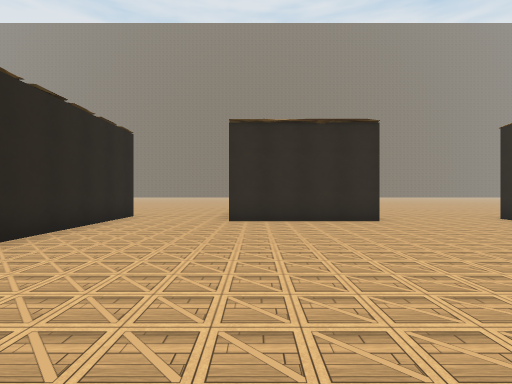
View 1 (above)

23 first-person views from a walk through a Unity game level. The camera is 1.5 m above the floor, looks level and sees 85° across. The floor is counted in squares, 2 m on a side. Each view is taken from the middle of a square. On the plan, view 1 faces up. The plan holds only what a view shows up to about 10 squares ahead; the rest is blank. The place goes on beyond the plan. The player character is not drawn. Some surface patterns are stand-ins.

View 2
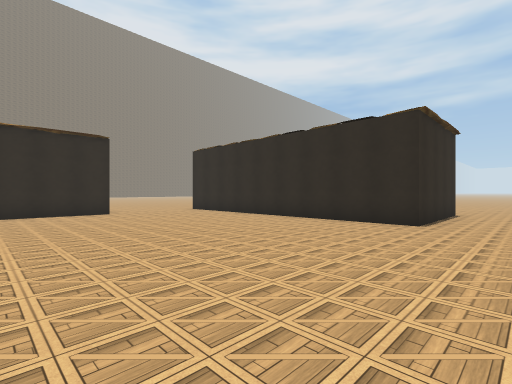

View 3
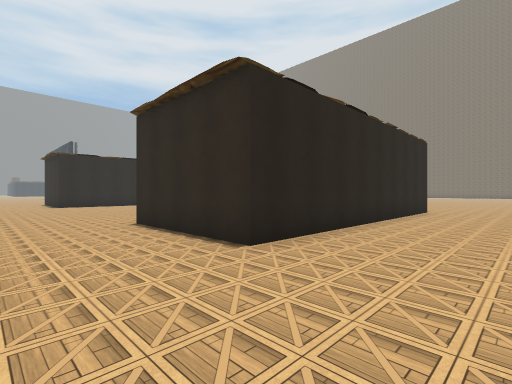

View 4
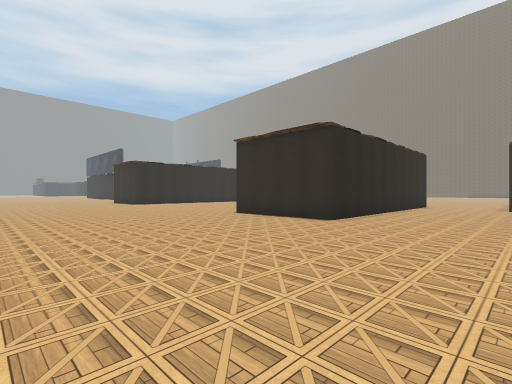

View 5
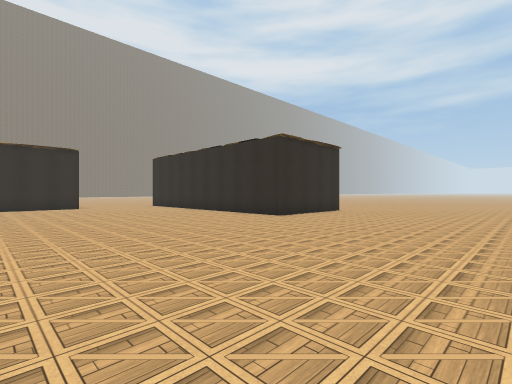

View 6
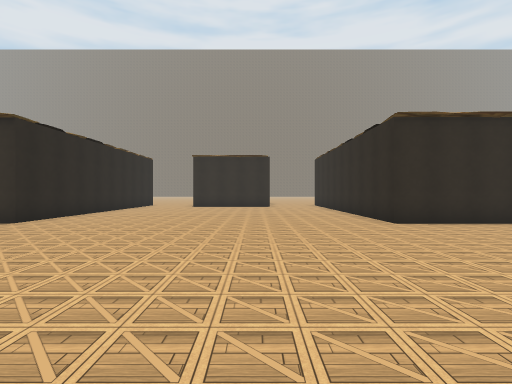

View 7
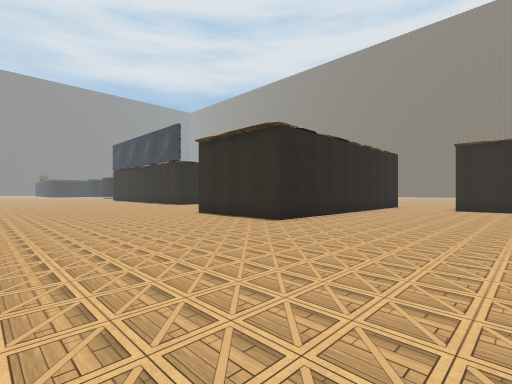

View 8
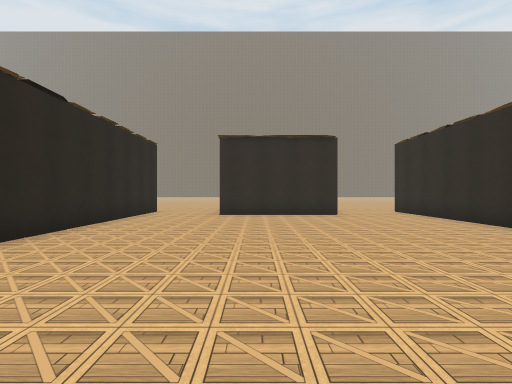

View 9
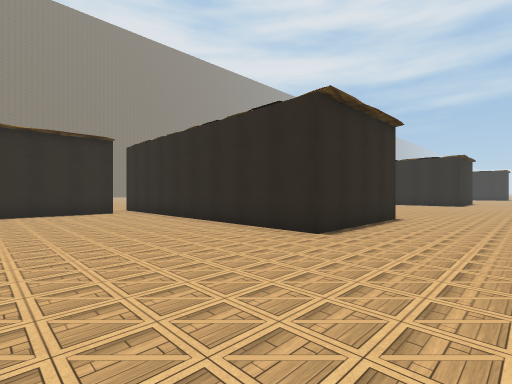

View 10
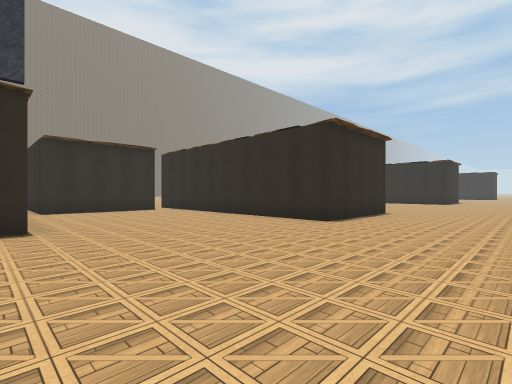

View 11
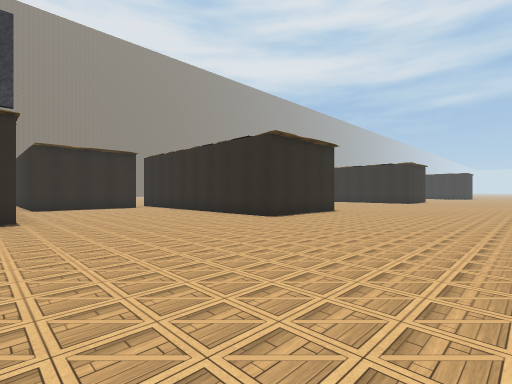

View 12
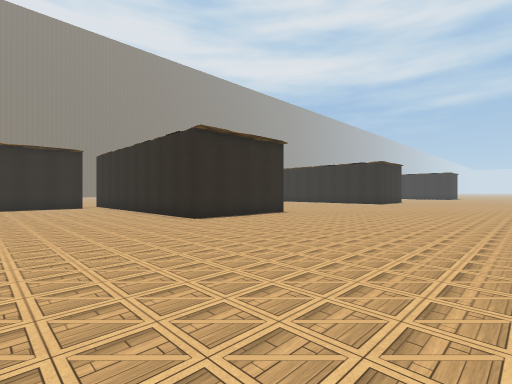

View 13
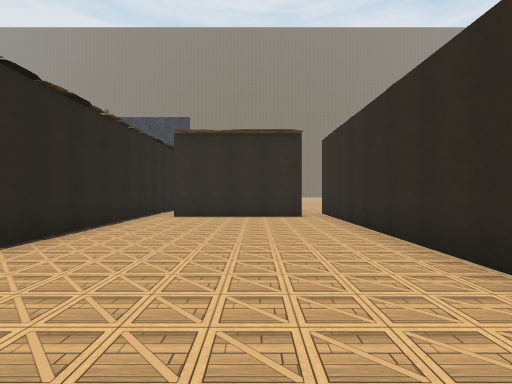

View 14
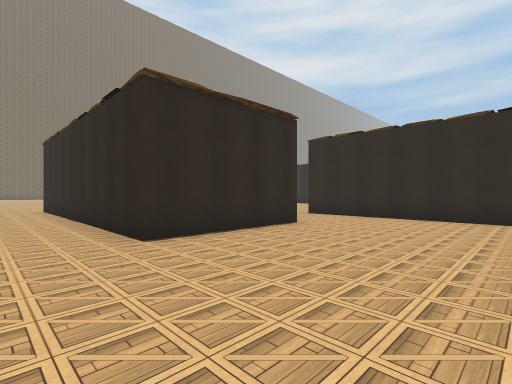

View 15
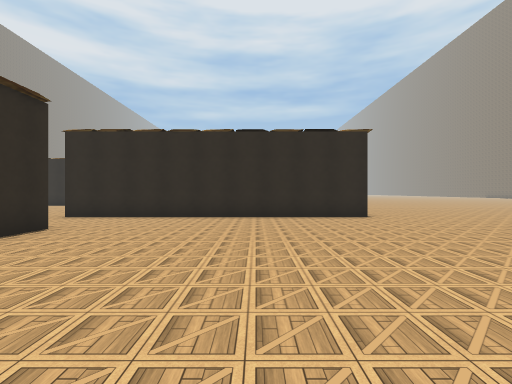

View 16
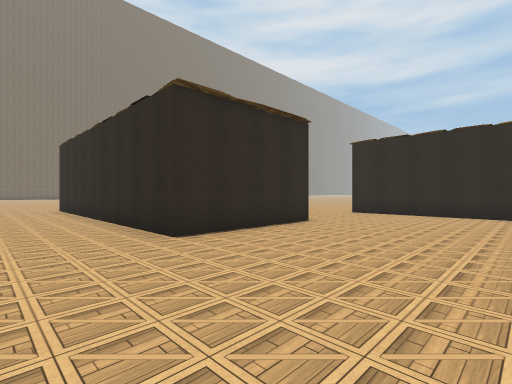

View 17
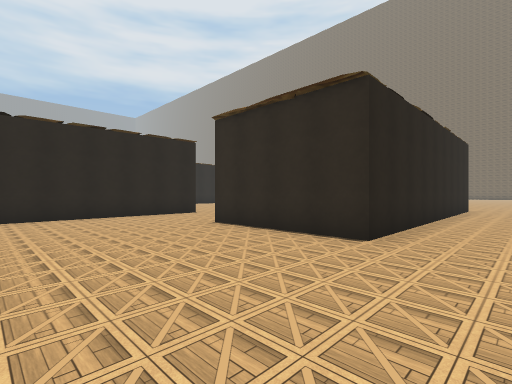

View 18
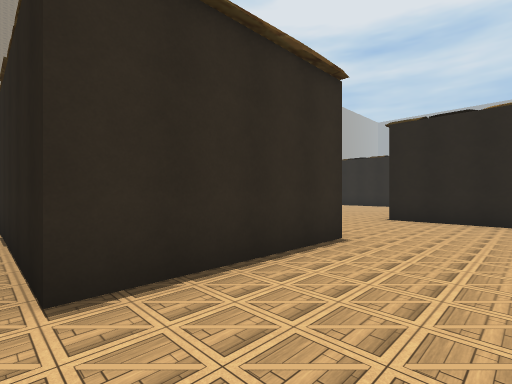

View 19
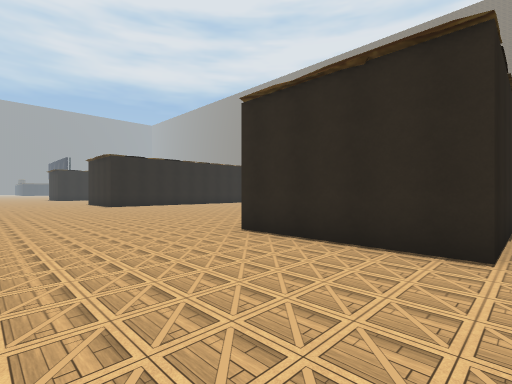

View 20
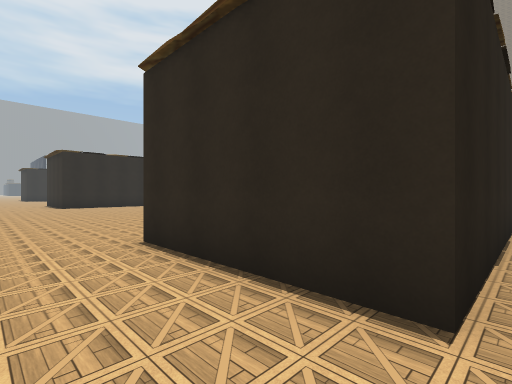

View 21
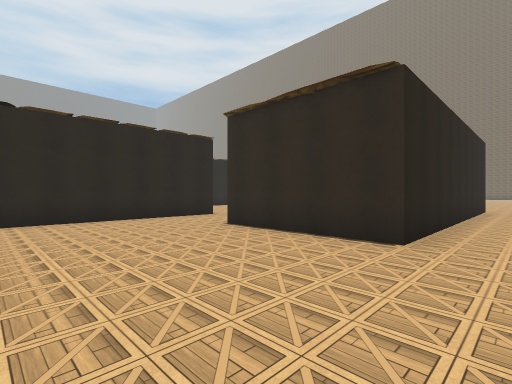

View 22
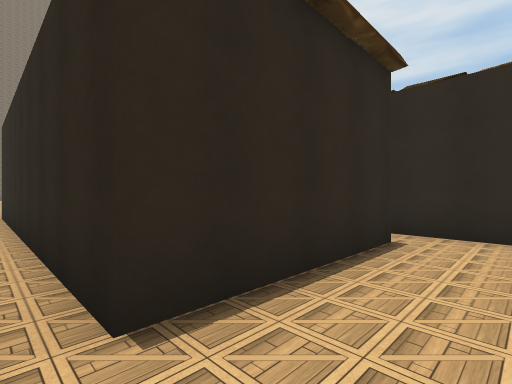

View 23
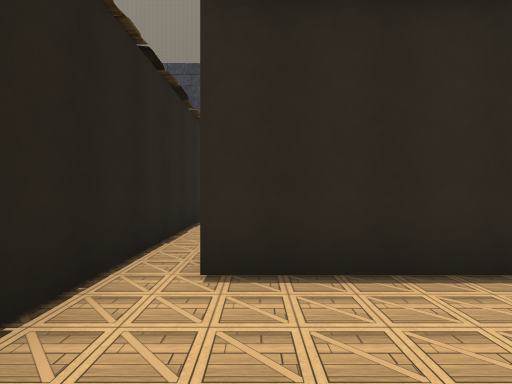

### Floor plan
Points are (right, up) in squares from view 1. A wall is a line through its corners. A room is listed if a view was taken in it or the views show most of it. See-through windows are left out.
Room 1 (views 1, 2, 3, 4, 5, 6, 7, 8, 9, 10, 11, 12, 13, 14, 15, 16, 17, 19, 20, 21, 22, 23)
walls: (-10.3, 9.4) (-10.3, 7.2) (-14.2, 7.2) (-14.2, 8.4); (-3.8, 8.8) (-3.8, -0.3) (-7.7, -0.3) (-7.7, 8.8); (-16.8, 8.8) (-16.8, -0.3) (-20.7, -0.3) (-20.7, 8.8); (-21.5, 7.5) (-25.5, 7.5) (-25.5, 13.4); (3.2, 9.4) (3.2, 7.2) (-0.7, 7.2) (-0.7, 9.4); (-26.4, 12) (-26.4, 2.6); (10.7, 7.8) (10.7, -1.2) (6.8, -1.2) (6.8, 7.8)
ways out: opening at (-26, 13) to room 2; opening at (-21, 8) to room 2; opening at (-15.5, 7.5) to room 2; opening at (-9, 8.7) to room 2; opening at (-2, 8.7) to room 2; opening at (5, 8.7) to room 2; opening at (11, 8) to room 2
Room 2 (view 18)
walls: (-10.3, 15.6) (-10.3, 9.4); (-0.7, 9.4) (-0.7, 14.8); (3.2, 15.4) (3.2, 9.4); (-14.2, 8.4) (-14.2, 15.2); (6.8, 7.8) (10.7, 7.8); (-25.5, 13.4) (-25.5, 16.4)
ways out: opening at (-26, 13) to room 1; opening at (-21, 8) to room 1; opening at (-15.5, 7.5) to room 1; opening at (-9, 8.7) to room 1; opening at (-2, 8.7) to room 1; opening at (5, 8.7) to room 1; opening at (11, 8) to room 1

Where each view was taken, in squares from view 1:
view 1: 0 up, 0 right, facing up
view 2: 3 down, 0 right, facing up-right
view 3: 3 down, 1 left, facing up-left
view 4: 7 down, 0 right, facing up-left
view 5: 7 down, 0 right, facing up-right
view 6: 7 down, 11 left, facing up
view 7: 6 down, 12 left, facing up-left
view 8: 2 down, 13 left, facing up
view 9: 3 down, 25 left, facing up-right
view 10: 4 down, 27 left, facing up-right
view 11: 6 down, 27 left, facing up-right
view 12: 7 down, 25 left, facing up-right
view 13: 1 down, 23 left, facing up
view 14: 3 up, 16 left, facing up-right
view 15: 3 up, 16 left, facing right
view 16: 3 up, 3 left, facing up-right
view 17: 3 up, 5 right, facing up-left
view 18: 10 up, 11 right, facing down-left
view 19: 5 down, 11 right, facing up-left
view 20: 3 down, 11 right, facing up-left
view 21: 3 up, 9 left, facing up-left
view 22: 6 up, 26 left, facing up-right
view 23: 5 up, 25 left, facing up
